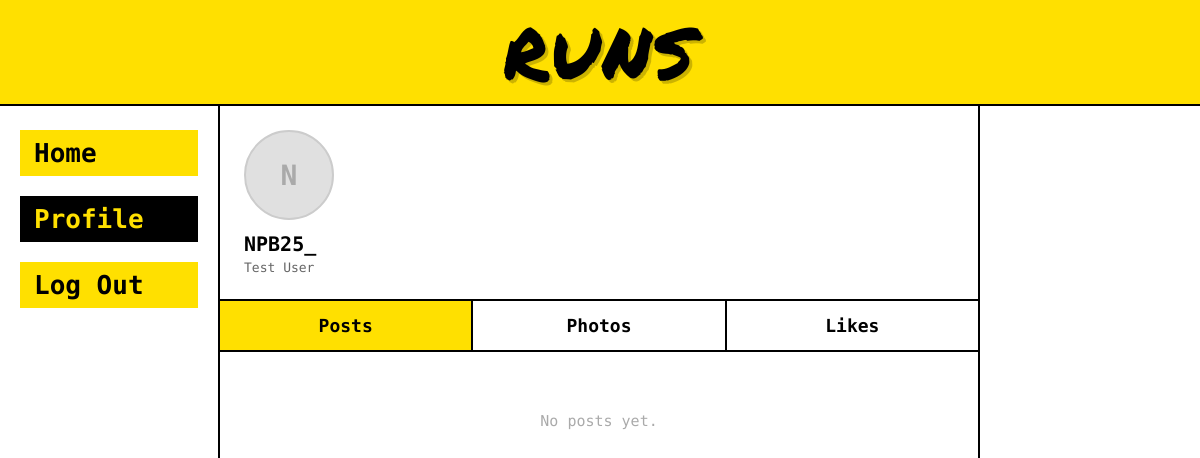
Before: /profile/NPB25_/ with the older database file.
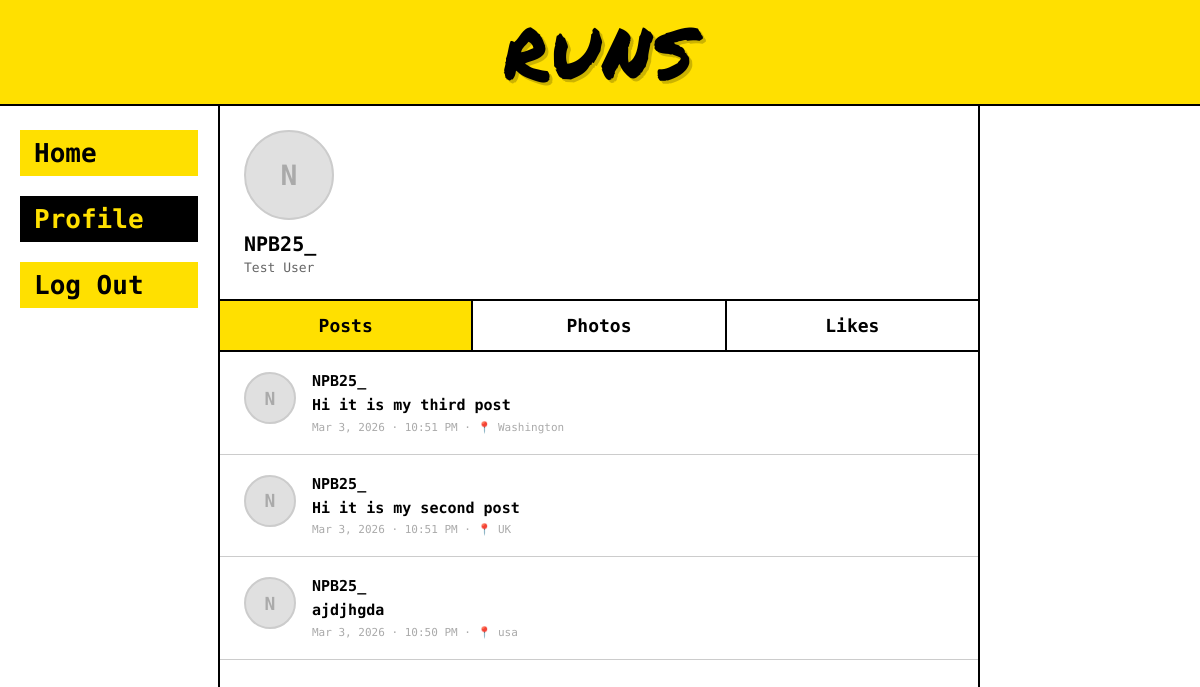
After: the same page with the newer database file.
### runs/models.py (models this page shows, shortened)
class Post(models.Model):
    content = models.CharField(max_length=42)
    author = models.ForeignKey(User, on_delete=models.CASCADE, related_name='posts')
    created_at = models.DateTimeField(auto_now_add=True)
    location = models.CharField(max_length=100, blank=True, null=True)
    class Meta:
        ordering = ['-created_at']

### runs/views.py (the view, shortened to what this page needs)
# urls.py: path('profile/', views.profile_view, name='profile'),
def profile_view(request, username=None):
    if username is None:
        profile_user = request.user
    else:
        profile_user = get_object_or_404(User, username=username)
    posts = Post.objects.filter(author=profile_user)
    return render(request, 'runs/profile.html', {
        'profile_user': profile_user,
        'posts': posts,
    })

### runs/templates/runs/profile.html (shortened to what this page needs)
{% load static %}
<!DOCTYPE html>
<html lang="en">
<head>
  <link rel="stylesheet" href="{% static 'runs/css/style.css' %}">
</head>
<body>
  <header class="app-header">
    <span class="runs-logo">RUNS</span>
  </header>
  <div class="app-body">
    <nav class="sidebar">
      <a href="{% url 'stream' %}">Home</a>
      <a href="{% url 'profile' %}" class="active">Profile</a>
      <a href="{% url 'logout' %}">Log Out</a>
    </nav>
    <main class="main-content">
      <div class="profile-header">
        <div class="profile-pic">{{ profile_user.username|first|upper }}</div>
        <div class="profile-username">{{ profile_user.username }}</div>
        {% if profile_user.first_name %}
          <div style="font-size:13px; color:#666; margin-top:2px;">
            {{ profile_user.first_name }} {{ profile_user.last_name }}
          </div>
        {% endif %}
      </div>
      <div class="profile-tabs">
        <span class="profile-tab active">Posts</span>
        <span class="profile-tab">Photos</span>
        <span class="profile-tab">Likes</span>
      </div>
      <ul class="post-list">
        {% for post in posts %}
          <li class="post-card">
            <div class="avatar">{{ post.author.username|first|upper }}</div>
            <div class="post-body">
              <div class="post-username">{{ post.author.username }}</div>
              <div class="post-content">{{ post.content }}</div>
              <div class="post-meta">
                {{ post.created_at|date:"M j, Y · g:i A" }}
                {% if post.location %} · 📍 {{ post.location }}{% endif %}
              </div>
            </div>
          </li>
        {% empty %}
          <li class="empty-state">No posts yet.</li>
        {% endfor %}
      </ul>
    </main>
  </div>
</body>
</html>

Changed rows visible on the page:
added Post: author.username|first "N", author.username "NPB25_", content "Hi it is my third post", created_at "Mar 3, 2026 · 10:51 PM", location "Washington"
added Post: author.username|first "N", author.username "NPB25_", content "Hi it is my second post", created_at "Mar 3, 2026 · 10:51 PM", location "UK"
added Post: author.username|first "N", author.username "NPB25_", content "ajdjhgda", created_at "Mar 3, 2026 · 10:50 PM", location "usa"
Other visible differences:
text no longer shown: "No posts yet."
